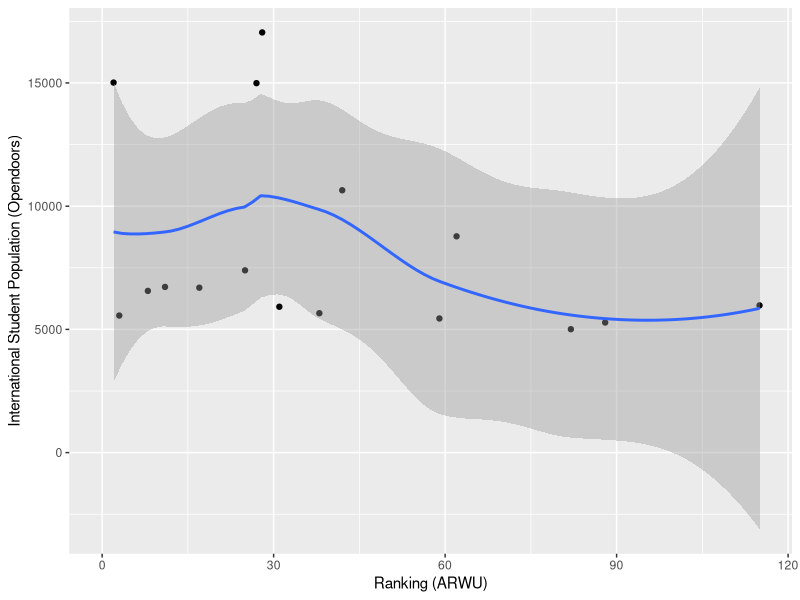
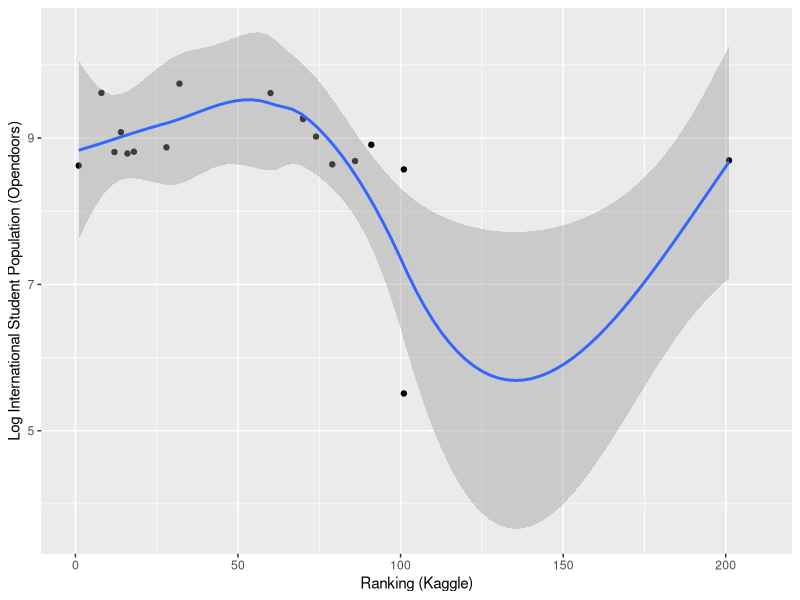
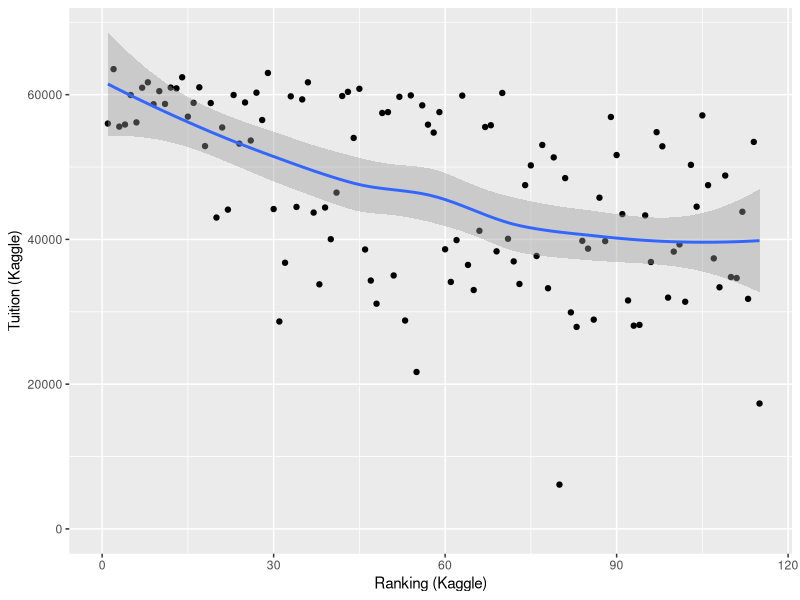
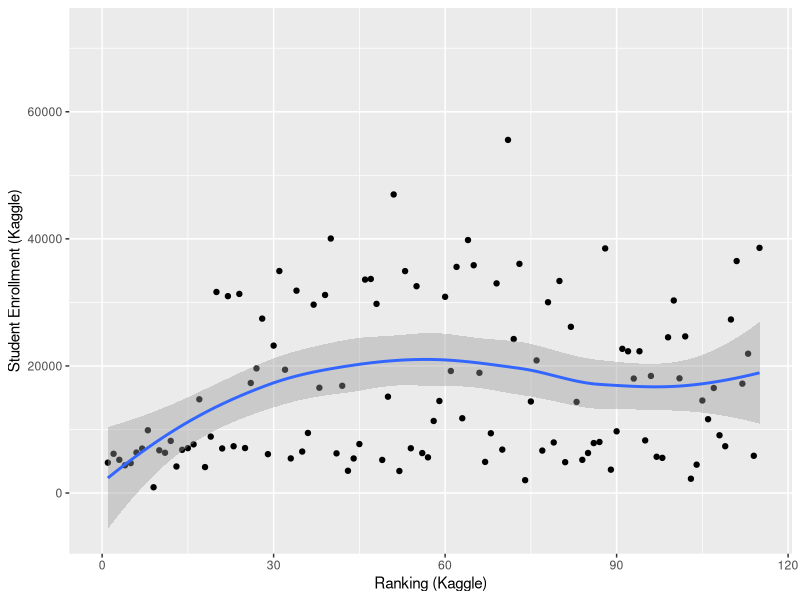
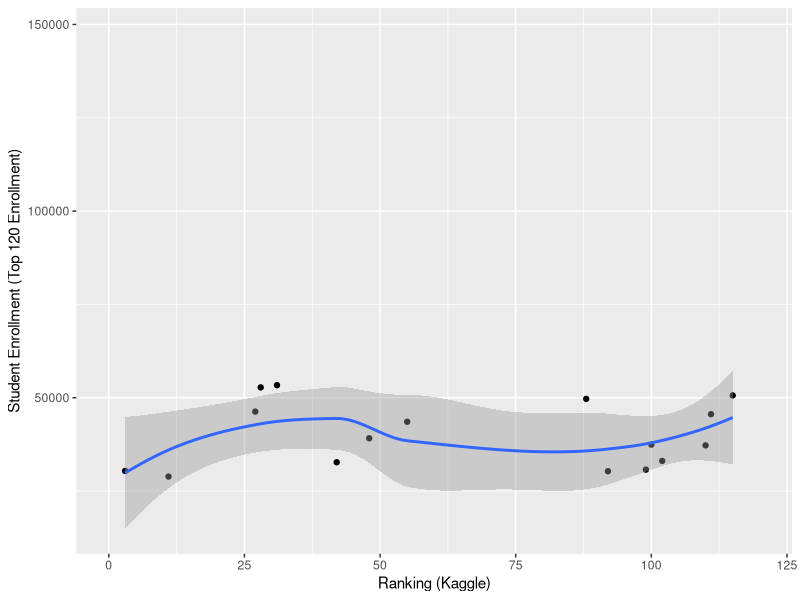

Source code (R) for these figures, in order:
## ---- chunk 1
library(tidyverse)

## ---- chunk 2
#Import Data
data <- read.csv(file = 'dataset/full_data_leftjoinCarnegie.csv')
## ---- chunk 3
ggplot(data, aes(x = national_rank_kaggle, y= (international_students_opendoors)), na.rm=T) + xlab("Ranking (ARWU)") + ylab("International Student Population (Opendoors)")+ geom_point() + geom_smooth() + xlim(0, 115)
#This demonstrates Positive correlation between National ranking and international student population: higher ranking (lower number) and higher international student population.
## ---- chunk 4
ggplot(data, aes(x = world_rank_arwu, y= log(international_students_opendoors)), na.rm=T)+ xlab("Ranking (Kaggle)") + ylab("Log International Student Population (Opendoors)")+ geom_point() + geom_smooth() + xlim(0, 210)
#This demonstrates Positive correlation between World ranking and international student population: higher ranking (lower number) and higher international student population.
## ---- chunk 5
ggplot(data, aes(x = national_rank_kaggle, y= (tuition_kaggle)), na.rm=T) + xlab("Ranking (Kaggle)") + ylab("Tuition (Kaggle)")+ geom_point() + geom_smooth() + xlim(0, 115)
#Positive correlation between ranking and Tuition: higher ranking (lower number) and higher Tuition

## ---- chunk 6
ggplot(data, aes(x = national_rank_kaggle, y= (enrollment_kaggle)), na.rm=T) + xlab("Ranking (Kaggle)") + ylab("Student Enrollment (Kaggle)")+ geom_point() + geom_smooth() + xlim(0, 115)
ggplot(data, aes(x = national_rank_kaggle, y= (enrollment_top120enrollment)), na.rm=T) + xlab("Ranking (Kaggle)") + ylab("Student Enrollment (Top 120 Enrollment)")+ geom_point() + geom_smooth() + xlim(0, 120)
#Positive correlation between ranking and student population:: higher ranking (lower number) and higher student population
## ---- chunk 7
#Summary 
data_sum <- data %>% filter(!is.na(national_rank_arwu))%>% summarize(university, national_rank_arwu, world_rank_arwu, ) %>% arrange(world_rank_arwu)

data_sum_groupstate <- data %>% filter(!is.na(national_rank_arwu))%>% group_by(state)%>% summarize(university, national_rank_arwu, world_rank_arwu, ) %>% arrange(world_rank_arwu)
#Positive correlation between ranking and student population:: higher ranking (lower number) and higher student population
